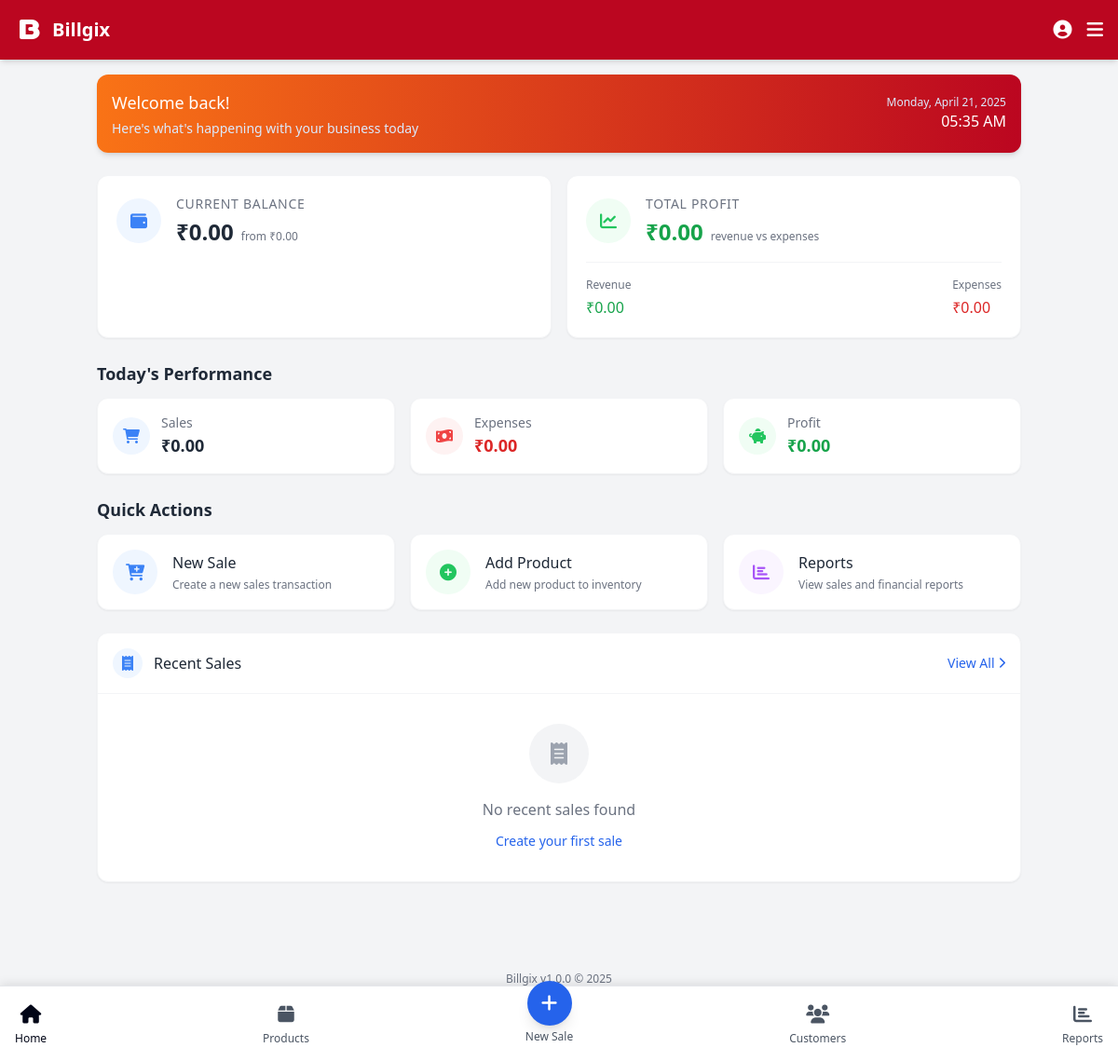
/index.php (signed in), run on the app's committed database.
### tables this page shows
CREATE TABLE IF NOT EXISTS company_finances (
    id INT AUTO_INCREMENT PRIMARY KEY,
    opening_balance DECIMAL(10, 2) NOT NULL DEFAULT 0,
    current_balance DECIMAL(10, 2) NOT NULL DEFAULT 0,
    total_revenue DECIMAL(10, 2) NOT NULL DEFAULT 0,
    total_expenses DECIMAL(10, 2) NOT NULL DEFAULT 0,
    total_profit DECIMAL(10, 2) NOT NULL DEFAULT 0,
    last_updated DATETIME NOT NULL,
    financial_year_start DATE NOT NULL,
    financial_year_end DATE NOT NULL,
    notes TEXT
);

### includes/db.php (called while the page is built, shortened)
<?php
class Database {
    private $conn;
    public function __construct() {
        try {
            $this->conn = new PDO(
                "mysql:host=" . DB_HOST . ";dbname=" . DB_NAME,
                DB_USER,
                DB_PASS,
                array(PDO::ATTR_ERRMODE => PDO::ERRMODE_EXCEPTION)
            );
        } catch(PDOException $e) {
            echo "Connection Error: " . $e->getMessage();
            exit;
        }
    }
    public function query($sql, $params = []) {
        $stmt = $this->conn->prepare($sql);
        $stmt->execute($params);
        return $stmt;
    }
    public function select($sql, $params = []) {
        $stmt = $this->query($sql, $params);
        return $stmt->fetchAll(PDO::FETCH_ASSOC);
    }
}
$db = new Database();
?>

### includes/finance_handler.php (called while the page is built, shortened)
<?php
require_once 'db.php';
require_once 'functions.php';
class FinanceHandler {
    private $db;
    public function __construct($db) {
        $this->db = $db;
    }
    public function getFinancialSummary() {
        $companyFinances = $this->db->select("SELECT * FROM company_finances ORDER BY id DESC LIMIT 1");
        $finances = $companyFinances[0];
        $todaySales = $this->db->select("SELECT SUM(amount) as total FROM financial_transactions
                                       WHERE transaction_type = 'sale'
                                       AND DATE(transaction_date) = CURDATE()");
        $todayExpenses = $this->db->select("SELECT SUM(ABS(amount)) as total FROM financial_transactions
                                          WHERE (transaction_type = 'expense' OR transaction_type = 'purchase')
                                          AND DATE(transaction_date) = CURDATE()");
        $todayProfit = ($todaySales[0]['total'] ?? 0) - ($todayExpenses[0]['total'] ?? 0);
        $monthSales = $this->db->select("SELECT SUM(amount) as total FROM financial_transactions
                                       WHERE transaction_type = 'sale'
                                       AND MONTH(transaction_date) = MONTH(CURDATE())
                                       AND YEAR(transaction_date) = YEAR(CURDATE())");
        $monthExpenses = $this->db->select("SELECT SUM(ABS(amount)) as total FROM financial_transactions
                                          WHERE (transaction_type = 'expense' OR transaction_type = 'purchase')
                                          AND MONTH(transaction_date) = MONTH(CURDATE())
                                          AND YEAR(transaction_date) = YEAR(CURDATE())");
        $monthProfit = ($monthSales[0]['total'] ?? 0) - ($monthExpenses[0]['total'] ?? 0);
        return [
            'opening_balance' => $finances['opening_balance'],
            'current_balance' => $finances['current_balance'],
            'total_revenue' => $finances['total_revenue'],
            'total_expenses' => $finances['total_expenses'],
            'total_profit' => $finances['total_profit'],
            'today_sales' => $todaySales[0]['total'] ?? 0,
            'today_expenses' => $todayExpenses[0]['total'] ?? 0,
            'today_profit' => $todayProfit,
            'month_sales' => $monthSales[0]['total'] ?? 0,
            'month_expenses' => $monthExpenses[0]['total'] ?? 0,
            'month_profit' => $monthProfit,
            'financial_year_start' => $finances['financial_year_start'],
            'financial_year_end' => $finances['financial_year_end'],
            'last_updated' => $finances['last_updated']
        ];
    }
}
global $db;
$financeHandler = new FinanceHandler($db);
function getFinancialSummary() {
    global $financeHandler;
    return $financeHandler->getFinancialSummary();
}
?>

### includes/functions.php (called while the page is built, shortened)
<?php
require_once 'db.php';
function formatCurrency($amount) {
    return CURRENCY . number_format($amount, 2);
}

### index.php (the view, shortened to what this page needs)
<?php
$basePath = './';
include $basePath . 'includes/header.php';
if (file_exists($basePath . 'includes/finance_handler.php')) {
    include_once $basePath . 'includes/finance_handler.php';
    $financialSummary = getFinancialSummary();
}
?>
    <div class="mb-16">
        <div class="bg-gradient-to-r from-orange-500 to-red-900 rounded-xl shadow-md p-4 mb-6 text-white">
            <div class="flex items-center justify-between">
                <div>
                    <h2 class="text-lg font-medium mb-1">Welcome back!</h2>
                    <p class="text-blue-100 text-sm">Here's what's happening with your business today</p>
                </div>
                <div class="text-right">
                    <p class="text-blue-100 text-xs"><?= date('l, F j, Y') ?></p>
                    <p class="font-medium"><?= date('h:i A') ?></p>
                </div>
            </div>
        </div>
        <div class="grid grid-cols-1 md:grid-cols-2 gap-4 mb-6">
            <div class="bg-white rounded-xl shadow-sm p-5 border border-gray-100">
                <div class="flex items-center">
                    <div class="w-12 h-12 rounded-full bg-blue-50 flex items-center justify-center mr-4">
                        <i class="fas fa-wallet text-blue-500 text-lg"></i>
                    </div>
                    <div class="flex-grow">
                        <h3 class="text-sm font-medium text-gray-500 uppercase tracking-wider">Current Balance</h3>
                        <div class="flex items-baseline mt-1">
                            <p class="text-2xl font-bold text-gray-800"><?= formatCurrency($financialSummary['current_balance']) ?></p>
                            <span class="ml-2 text-xs text-gray-500">from <?= formatCurrency($financialSummary['opening_balance']) ?></span>
                        </div>
                    </div>
                </div>
            </div>
            <div class="bg-white rounded-xl shadow-sm p-5 border border-gray-100">
                <div class="flex items-center">
                    <div class="w-12 h-12 rounded-full bg-green-50 flex items-center justify-center mr-4">
                        <i class="fas fa-chart-line text-green-500 text-lg"></i>
                    </div>
                    <div class="flex-grow">
                        <h3 class="text-sm font-medium text-gray-500 uppercase tracking-wider">Total Profit</h3>
                        <div class="flex items-baseline mt-1">
                            <p class="text-2xl font-bold <?= $financialSummary['total_profit'] >= 0 ? 'text-green-600' : 'text-red-600' ?>"><?= formatCurrency($financialSummary['total_profit']) ?></p>
                            <span class="ml-2 text-xs text-gray-500">revenue vs expenses</span>
                        </div>
                    </div>
                </div>
                <div class="flex justify-between items-center mt-4 pt-4 border-t border-gray-100">
                    <div>
                        <span class="text-xs text-gray-500 block mb-1">Revenue</span>
                        <span class="font-medium text-green-600"><?= formatCurrency($financialSummary['total_revenue']) ?></span>
                    </div>
                    <div>
                        <span class="text-xs text-gray-500 block mb-1">Expenses</span>
                        <span class="font-medium text-red-600"><?= formatCurrency($financialSummary['total_expenses']) ?></span>
                    </div>
                </div>
            </div>
        </div>
        <h3 class="text-lg font-semibold text-gray-800 mb-3">Today's Performance</h3>
        <div class="grid grid-cols-1 sm:grid-cols-3 gap-4 mb-6">
            <div class="bg-white rounded-xl shadow-sm p-4 border border-gray-100">
                <div class="flex items-center">
                    <div class="w-10 h-10 rounded-full bg-blue-50 flex items-center justify-center mr-3">
                        <i class="fas fa-shopping-cart text-blue-500"></i>
                    </div>
                    <div>
                        <h3 class="text-sm font-medium text-gray-500">Sales</h3>
                        <p class="text-lg font-bold text-gray-800"><?= formatCurrency($financialSummary['today_sales']) ?></p>
                    </div>
                </div>
            </div>
            <div class="bg-white rounded-xl shadow-sm p-4 border border-gray-100">
                <div class="flex items-center">
                    <div class="w-10 h-10 rounded-full bg-red-50 flex items-center justify-center mr-3">
                        <i class="fas fa-money-bill-wave text-red-500"></i>
                    </div>
                    <div>
                        <h3 class="text-sm font-medium text-gray-500">Expenses</h3>
                        <p class="text-lg font-bold text-red-600"><?= formatCurrency($financialSummary['today_expenses']) ?></p>
                    </div>
                </div>
            </div>
            <div class="bg-white rounded-xl shadow-sm p-4 border border-gray-100">
                <div class="flex items-center">
                    <div class="w-10 h-10 rounded-full bg-green-50 flex items-center justify-center mr-3">
                        <i class="fas fa-piggy-bank text-green-500"></i>
                    </div>
                    <div>
                        <h3 class="text-sm font-medium text-gray-500">Profit</h3>
                        <p class="text-lg font-bold <?= $financialSummary['today_profit'] >= 0 ? 'text-green-600' : 'text-red-600' ?>"><?= formatCurrency($financialSummary['today_profit']) ?></p>
                    </div>
                </div>
            </div>
        </div>
        <h3 class="text-lg font-semibold text-gray-800 mb-3">Quick Actions</h3>
        <div class="grid grid-cols-1 sm:grid-cols-2 md:grid-cols-3 gap-4 mb-6">
            <a href="modules/sales/add.php" class="bg-white rounded-xl shadow-sm p-4 border border-gray-100 flex items-center hover:shadow-md transition duration-200 transform hover:-translate-y-1">
                <div class="w-12 h-12 rounded-full bg-blue-50 flex items-center justify-center mr-4">
                    <i class="fas fa-cart-plus text-blue-500 text-lg"></i>
                </div>
                <div>
                    <h4 class="font-medium text-gray-800">New Sale</h4>
                    <p class="text-xs text-gray-500 mt-1">Create a new sales transaction</p>
                </div>
            </a>
            <a href="modules/products/add.php" class="bg-white rounded-xl shadow-sm p-4 border border-gray-100 flex items-center hover:shadow-md transition duration-200 transform hover:-translate-y-1">
                <div class="w-12 h-12 rounded-full bg-green-50 flex items-center justify-center mr-4">
                    <i class="fas fa-plus-circle text-green-500 text-lg"></i>
                </div>
                <div>
                    <h4 class="font-medium text-gray-800">Add Product</h4>
                    <p class="text-xs text-gray-500 mt-1">Add new product to inventory</p>
                </div>
            </a>
            <a href="modules/reports/index.php" class="bg-white rounded-xl shadow-sm p-4 border border-gray-100 flex items-center hover:shadow-md transition duration-200 transform hover:-translate-y-1">
                <div class="w-12 h-12 rounded-full bg-purple-50 flex items-center justify-center mr-4">
                    <i class="fas fa-chart-bar text-purple-500 text-lg"></i>
                </div>
                <div>
                    <h4 class="font-medium text-gray-800">Reports</h4>
                    <p class="text-xs text-gray-500 mt-1">View sales and financial reports</p>
                </div>
            </a>
        </div>
        <div class="bg-white rounded-xl shadow-sm border border-gray-100 overflow-hidden">
            <div class="flex items-center justify-between p-4 border-b border-gray-100">
                <div class="flex items-center">
                    <div class="w-8 h-8 rounded-full bg-blue-50 flex items-center justify-center mr-3">
                        <i class="fas fa-receipt text-blue-500"></i>
                    </div>
                    <h3 class="text-base font-medium text-gray-800">Recent Sales</h3>
                </div>
                <a href="modules/sales/list.php" class="text-sm text-blue-600 hover:underline flex items-center">
                    View All
                    <i class="fas fa-chevron-right text-xs ml-1"></i>
                </a>
            </div>
            <?php
            $recentSales = $db->select("SELECT s.*, c.name as customerName FROM sales s
                                        LEFT JOIN customers c ON s.customerId = c.id
                                        ORDER BY s.createdAt DESC LIMIT 5");
            ?>
            <?php if (count($recentSales) > 0): ?>
                <ul class="divide-y divide-gray-100">
                    <?php foreach($recentSales as $sale): ?>
                    <li class="p-4 hover:bg-gray-50">
                        <div class="flex justify-between items-center mb-1">
                            <p class="font-medium text-gray-800 truncate pr-2"><?= $sale['customerName'] ?? 'Walk-in Customer' ?></p>
                            <p class="text-green-600 font-bold flex-shrink-0"><?= formatCurrency($sale['totalPrice']) ?></p>
                        </div>
                        <div class="flex flex-col sm:flex-row sm:justify-between text-sm text-gray-500">
                            <div class="flex items-center">
                                <i class="far fa-clock mr-1 text-gray-400"></i>
                                <span><?= date('M d, Y h:i A', strtotime($sale['createdAt'])) ?></span>
                            </div>
                            <div class="flex items-center mt-1 sm:mt-0">
                                <i class="far fa-file-alt mr-1 text-gray-400"></i>
                                <span>Invoice #<?= $sale['invoiceNumber'] ?></span>
                            </div>
                        </div>
                    </li>
                    <?php endforeach; ?>
                </ul>
            <?php else: ?>
                <div class="p-8 text-center">
                    <div class="w-16 h-16 mx-auto mb-4 rounded-full bg-gray-100 flex items-center justify-center">
                        <i class="fas fa-receipt text-gray-400 text-2xl"></i>
                    </div>
                    <p class="text-gray-500">No recent sales found</p>
                    <a href="modules/sales/add.php" class="mt-3 inline-block text-sm text-blue-600 hover:underline">Create your first sale</a>
                </div>
            <?php endif; ?>
        </div>
    </div>
<nav class="fixed bottom-0 left-0 right-0 bg-white border-t flex justify-between items-center p-2 bottom-nav">
    <a href="index.php" class="flex flex-col items-center p-2 text-slate-950">
        <i class="fas fa-home text-xl"></i>
        <span class="text-xs mt-1">Home</span>
    </a>
    <a href="modules/products/list.php" class="flex flex-col items-center p-2 text-gray-600">
        <i class="fas fa-box text-xl"></i>
        <span class="text-xs mt-1">Products</span>
    </a>
    <a href="modules/sales/add.php" class="flex flex-col items-center p-2 text-gray-600">
        <div class="bg-blue-600 text-white rounded-full w-12 h-12 flex items-center justify-center -mt-6 shadow-lg">
            <i class="fas fa-plus text-xl"></i>
        </div>
        <span class="text-xs mt-1">New Sale</span>
    </a>
    <a href="modules/customers/list.php" class="flex flex-col items-center p-2 text-gray-600">
        <i class="fas fa-users text-xl"></i>
        <span class="text-xs mt-1">Customers</span>
    </a>
    <a href="modules/reports/index.php" class="flex flex-col items-center p-2 text-gray-600">
        <i class="fas fa-chart-bar text-xl"></i>
        <span class="text-xs mt-1">Reports</span>
    </a>
</nav>
<?php
include $basePath . 'includes/footer.php';
?>

### includes/header.php (style rules this page uses)
body { touch-action: manipulation; -webkit-tap-highlight-color: transparent; -webkit-touch-callout: none; overscroll-behavior: none; }
.bottom-nav { box-shadow: 0 -2px 10px rgba(0, 0, 0, 0.1); }
html { overscroll-behavior-y: contain; -webkit-touch-callout: none; }

### data on the page
company_finances: current_balance "₹0.00", opening_balance "₹0.00", total_profit "₹0.00", total_revenue "₹0.00", total_expenses "₹0.00"

### other printed values
APP_NAME "Billgix"
formatCurrency($financialSummary['today_sales']) "₹0.00"
formatCurrency($financialSummary['today_expenses']) "₹0.00"
formatCurrency($financialSummary['today_profit']) "₹0.00"
APP_VERSION "1.0.0"
